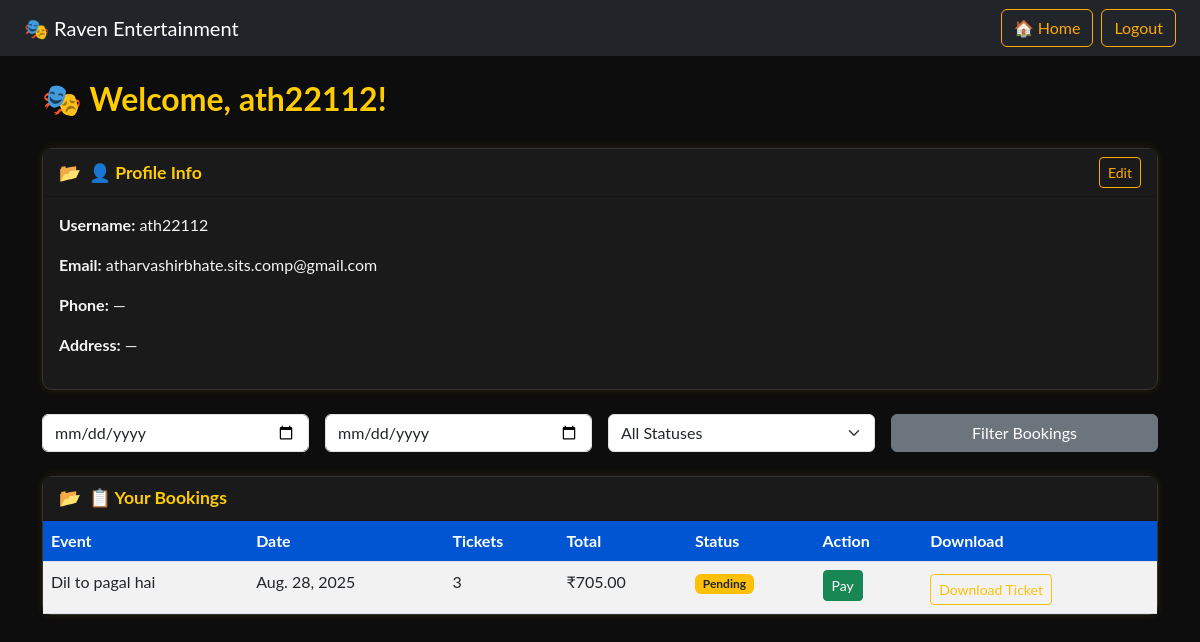
Page /accounts/user/dashboard/ (signed in) on the committed database.
### accounts/models.py (models this page shows, shortened)
class CustomUser(AbstractUser):
    USER_TYPE_CHOICES = (
        ("Admin", "Admin"),
        ("User", "User"),
    )
    email = models.EmailField(unique=True)  # ✅ make email unique
    user_type = models.CharField(
        max_length=10, choices=USER_TYPE_CHOICES, default="User"
    )
    is_email_verified = models.BooleanField(default=False)
    email_otp = models.CharField(max_length=6, blank=True, null=True)
    last_otp_sent = models.DateTimeField(blank=True, null=True)

### user/models.py (models this page shows, shortened)
class UserProfile(models.Model):
    user = models.OneToOneField(User, on_delete=models.CASCADE)
    bio = models.TextField(blank=True, null=True)
    profile_picture = models.ImageField(
        upload_to="profile_pics/", blank=True, null=True
    )
    phone_number = models.CharField(max_length=15, blank=True, null=True)
    address = models.TextField(blank=True, null=True)

class Booking(models.Model):
    user = models.ForeignKey(User, on_delete=models.CASCADE, related_name="bookings")
    event_name = models.CharField(max_length=200, default="Default Event Name")
    booking_date = models.DateTimeField(auto_now_add=True)
    show = models.ForeignKey(Show, on_delete=models.CASCADE, related_name="bookings")
    event_date = models.DateField(default=date(2025, 1, 1))
    number_of_tickets = models.PositiveIntegerField(default=1)
    total_price = models.DecimalField(max_digits=10, decimal_places=2, default=0.00)
    payment_status = models.CharField(
        max_length=50,
        choices=[("Pending", "Pending"), ("Paid", "Paid")],
        default="Pending",
    )
    transaction_id = models.CharField(max_length=255, blank=True, null=True)
    transaction_screenshot = models.ImageField(
        upload_to="transaction_screenshots/", blank=True, null=True
    )
    upi_id = models.CharField(max_length=255, blank=True, null=True)
    created_at = models.DateTimeField(auto_now_add=True)
    ticket = models.ForeignKey(
        "Ticket", on_delete=models.SET_NULL, null=True, blank=True
    )

### accounts/views.py (the view)
# urls.py: path("user/dashboard/", views.user_dashboard, name="user_dashboard"),
@login_required
def user_dashboard(request):
    if request.user.user_type != "User":
        return HttpResponseForbidden("You are not authorized.")
    bookings = Booking.objects.filter(user=request.user).order_by("-booking_date")
    filter_start_date = request.GET.get("start_date")
    filter_end_date = request.GET.get("end_date")
    filter_status = request.GET.get("status")
    if filter_start_date:
        bookings = bookings.filter(booking_date__date__gte=filter_start_date)
    if filter_end_date:
        bookings = bookings.filter(booking_date__date__lte=filter_end_date)
    if filter_status:
        bookings = bookings.filter(payment_status=filter_status)
    shows = Show.objects.filter(date__gt=timezone.now()).order_by("date")
    return render(
        request,
        "accounts/user_dashboard.html",
        {
            "user": request.user,
            "bookings": bookings,
            "shows": shows,
            "filter_start_date": filter_start_date,
            "filter_end_date": filter_end_date,
            "filter_status": filter_status,
        },
    )

### templates/accounts/user_dashboard.html (shortened to what this page needs)
{% extends "base.html" %}
{% load static %}
{% block head_extra %}
<link rel="stylesheet" href="{% static 'assets/css/user_dashboard.css' %}">
{% endblock %}
{% block content %}
<h2>🎭 Welcome, {{ user.username }}!</h2>
<div class="card mb-4">
  <div class="card-header d-flex justify-content-between align-items-center">
    <span>👤 Profile Info</span>
    <a href="{% url 'profile_settings' %}" class="btn btn-sm btn-outline-light">Edit</a>
  </div>
  <div class="card-body">
    <p><strong>Username:</strong> {{ user.username }}</p>
    <p><strong>Email:</strong> {{ user.email }}</p>
    <p><strong>Phone:</strong> {{ user.userprofile.phone_number|default:"—" }}</p>
    <p><strong>Address:</strong> {{ user.userprofile.address|default:"—" }}</p>
  </div>
</div>
<form method="get" class="row g-3 mb-4">
  <div class="col-md-3">
    <input type="date" name="start_date" class="form-control" value="{{ filter_start_date }}">
  </div>
  <div class="col-md-3">
    <input type="date" name="end_date" class="form-control" value="{{ filter_end_date }}">
  </div>
  <div class="col-md-3">
    <select name="status" class="form-select">
      <option value="">All Statuses</option>
    </select>
  </div>
  <div class="col-md-3">
    <button type="submit" class="btn btn-secondary w-100">Filter Bookings</button>
  </div>
</form>
<div class="card">
  <div class="card-header"><span>📋 Your Bookings</span></div>
  <div class="card-body p-0">
    {% if bookings %}
      <table class="table table-striped table-hover mb-0">
        <thead>
          <tr>
            <th>Event</th>
            <th>Date</th>
            <th>Tickets</th>
            <th>Total</th>
            <th>Status</th>
            <th>Action</th>
            <th>Download</th>
          </tr>
        </thead>
        <tbody>
          {% for booking in bookings %}
            <tr>
              <td>{{ booking.event_name }}</td>
              <td>{{ booking.event_date }}</td>
              <td>{{ booking.number_of_tickets }}</td>
              <td>₹{{ booking.total_price }}</td>
              <td>
                {% if booking.payment_status == 'Paid' %}
                  <span class="badge bg-success">Paid</span>
                {% else %}
                  <span class="badge bg-warning text-dark">Pending</span>
                {% endif %}
              </td>
              <td>
                {% if booking.payment_status != "Paid" %}
                  <a href="{% url 'payments' booking.id %}" class="btn btn-sm btn-success">Pay</a>
                {% endif %}
              </td>
              <td>
                {% if booking.ticket_id %}
                  <a href="{% url 'download_ticket' booking.ticket.id %}" class="btn btn-sm btn-outline-warning mt-1" target="_blank">Download Ticket</a>
                {% else %}
                  <span class="text-muted small">Ticket not found</span>
                {% endif %}
              </td>
            </tr>
          {% endfor %}
        </tbody>
      </table>
    {% else %}
      <p class="text-muted text-center p-3 mb-0">You haven't made any bookings yet.</p>
    {% endif %}
  </div>
</div>
{% endblock %}

### static/assets/css/user_dashboard.css (style rules this page uses)
body { background-color: #f7f9fc; }
.card-header { background-color: #1e293b; color: #ffffff; font-weight: bold; }
.table th { background-color: #0d6efd; color: #fff; }
.btn-primary, .btn-success { border-radius: 0.25rem; }

### templates/base.html (style rules this page uses)
body { background-color: #121212; color: #f0f0f0; font-family: 'Lato', sans-serif; margin: 0; padding: 0; }

### templates/accounts/user_dashboard.html (style rules this page uses)
body { background-color: #0d0d0d; }
h2 { color: #ffcc00; font-weight: bold; text-shadow: 1px 1px #000; margin-bottom: 30px; }
.card { background-color: #1a1a1a; border: 1px solid #333; border-radius: 10px; box-shadow: 0 0 10px rgba(255, 204, 0, 0.1); }
.card-header { background-color: #1a1a1a; color: #ffcc00; font-weight: bold; font-size: 1.1rem; }
.card-body { color: #f5f5f5; }
.btn-outline-light { border-color: #ffaa00; color: #ffaa00; }
.table { color: #f5f5f5; background-color: #1a1a1a; }
.table th { background-color: #0056d2; color: white; }
.badge.bg-warning { background-color: #ffc107; color: #000; }
.btn-secondary { background-color: #6c757d; border-color: #6c757d; }
.card-header span { display: flex; align-items: center; }
.card-header span::before { content: "📂"; margin-right: 8px; }

### rows in the picture
CustomUser: username "ath22112", email "atharvashirbhate.sits.comp@gmail.com", userprofile.phone_number "—", userprofile.address "—"
Booking: event_name "Dil to pagal hai", event_date "Aug. 28, 2025", number_of_tickets "3", total_price "705.00", payment_status "Pending", shows "Download Ticket"
